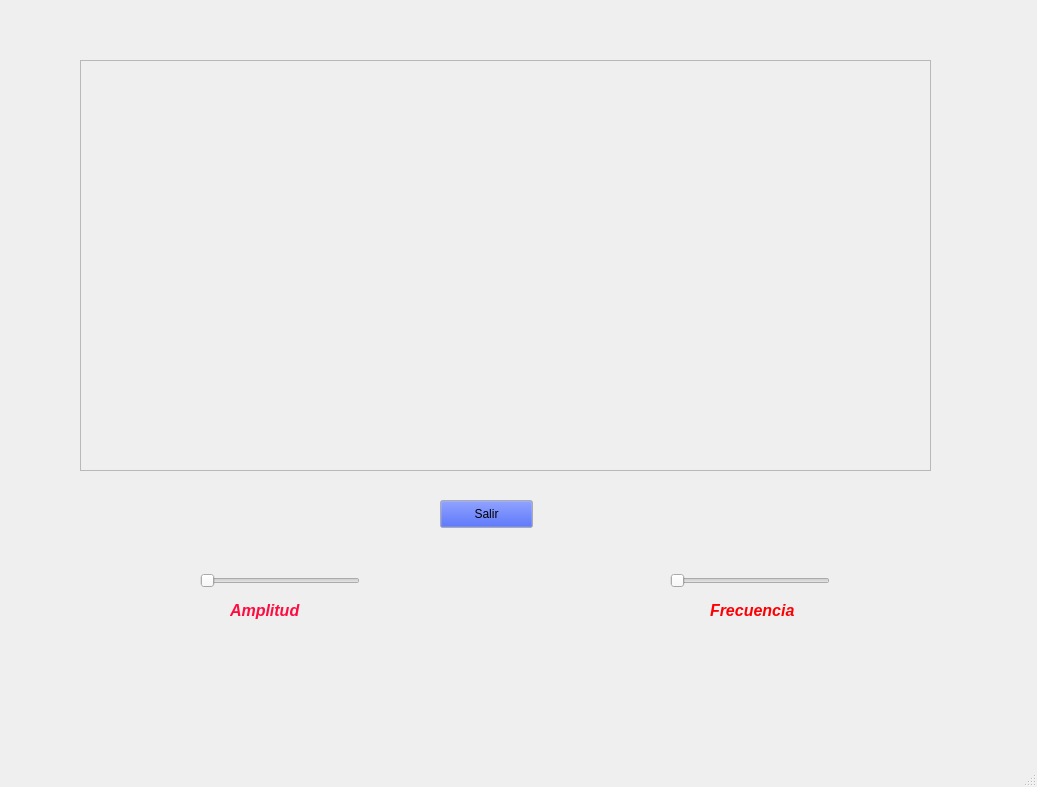
<?xml version="1.0" encoding="UTF-8"?>
<ui version="4.0">
 <class>MainWindow</class>
 <widget class="QMainWindow" name="MainWindow">
  <property name="geometry">
   <rect>
    <x>0</x>
    <y>0</y>
    <width>1037</width>
    <height>787</height>
   </rect>
  </property>
  <property name="windowTitle">
   <string>MainWindow</string>
  </property>
  <widget class="QWidget" name="centralwidget">
   <widget class="QSlider" name="Amplitud">
    <property name="geometry">
     <rect>
      <x>200</x>
      <y>570</y>
      <width>160</width>
      <height>22</height>
     </rect>
    </property>
    <property name="orientation">
     <enum>Qt::Horizontal</enum>
    </property>
   </widget>
   <widget class="QSlider" name="Frecuencia">
    <property name="geometry">
     <rect>
      <x>670</x>
      <y>570</y>
      <width>160</width>
      <height>22</height>
     </rect>
    </property>
    <property name="orientation">
     <enum>Qt::Horizontal</enum>
    </property>
   </widget>
   <widget class="QLabel" name="label">
    <property name="geometry">
     <rect>
      <x>710</x>
      <y>600</y>
      <width>111</width>
      <height>21</height>
     </rect>
    </property>
    <property name="palette">
     <palette>
      <active>
       <colorrole role="WindowText">
        <brush brushstyle="SolidPattern">
         <color alpha="255">
          <red>253</red>
          <green>0</green>
          <blue>4</blue>
         </color>
        </brush>
       </colorrole>
      </active>
      <inactive>
       <colorrole role="WindowText">
        <brush brushstyle="SolidPattern">
         <color alpha="255">
          <red>253</red>
          <green>0</green>
          <blue>4</blue>
         </color>
        </brush>
       </colorrole>
      </inactive>
      <disabled>
       <colorrole role="WindowText">
        <brush brushstyle="SolidPattern">
         <color alpha="255">
          <red>120</red>
          <green>120</green>
          <blue>120</blue>
         </color>
        </brush>
       </colorrole>
      </disabled>
     </palette>
    </property>
    <property name="font">
     <font>
      <pointsize>12</pointsize>
      <weight>75</weight>
      <italic>true</italic>
      <bold>true</bold>
     </font>
    </property>
    <property name="text">
     <string>Frecuencia</string>
    </property>
   </widget>
   <widget class="QLabel" name="label_2">
    <property name="geometry">
     <rect>
      <x>230</x>
      <y>600</y>
      <width>101</width>
      <height>20</height>
     </rect>
    </property>
    <property name="palette">
     <palette>
      <active>
       <colorrole role="WindowText">
        <brush brushstyle="SolidPattern">
         <color alpha="255">
          <red>255</red>
          <green>12</green>
          <blue>64</blue>
         </color>
        </brush>
       </colorrole>
      </active>
      <inactive>
       <colorrole role="WindowText">
        <brush brushstyle="SolidPattern">
         <color alpha="255">
          <red>255</red>
          <green>12</green>
          <blue>64</blue>
         </color>
        </brush>
       </colorrole>
      </inactive>
      <disabled>
       <colorrole role="WindowText">
        <brush brushstyle="SolidPattern">
         <color alpha="255">
          <red>120</red>
          <green>120</green>
          <blue>120</blue>
         </color>
        </brush>
       </colorrole>
      </disabled>
     </palette>
    </property>
    <property name="font">
     <font>
      <pointsize>12</pointsize>
      <weight>75</weight>
      <italic>true</italic>
      <bold>true</bold>
     </font>
    </property>
    <property name="text">
     <string>Amplitud</string>
    </property>
   </widget>
   <widget class="QFrame" name="frame">
    <property name="geometry">
     <rect>
      <x>80</x>
      <y>60</y>
      <width>851</width>
      <height>411</height>
     </rect>
    </property>
    <property name="frameShape">
     <enum>QFrame::StyledPanel</enum>
    </property>
    <property name="frameShadow">
     <enum>QFrame::Raised</enum>
    </property>
    <widget class="QWidget" name="verticalLayoutWidget">
     <property name="geometry">
      <rect>
       <x>20</x>
       <y>20</y>
       <width>811</width>
       <height>371</height>
      </rect>
     </property>
     <layout class="QVBoxLayout" name="verticalLayout"/>
    </widget>
   </widget>
   <widget class="QPushButton" name="salir">
    <property name="geometry">
     <rect>
      <x>440</x>
      <y>500</y>
      <width>93</width>
      <height>28</height>
     </rect>
    </property>
    <property name="palette">
     <palette>
      <active>
       <colorrole role="Button">
        <brush brushstyle="SolidPattern">
         <color alpha="255">
          <red>14</red>
          <green>48</green>
          <blue>240</blue>
         </color>
        </brush>
       </colorrole>
      </active>
      <inactive>
       <colorrole role="Button">
        <brush brushstyle="SolidPattern">
         <color alpha="255">
          <red>14</red>
          <green>48</green>
          <blue>240</blue>
         </color>
        </brush>
       </colorrole>
      </inactive>
      <disabled>
       <colorrole role="Button">
        <brush brushstyle="SolidPattern">
         <color alpha="255">
          <red>14</red>
          <green>48</green>
          <blue>240</blue>
         </color>
        </brush>
       </colorrole>
      </disabled>
     </palette>
    </property>
    <property name="text">
     <string>Salir</string>
    </property>
   </widget>
  </widget>
  <widget class="QMenuBar" name="menubar">
   <property name="geometry">
    <rect>
     <x>0</x>
     <y>0</y>
     <width>1037</width>
     <height>26</height>
    </rect>
   </property>
  </widget>
  <widget class="QStatusBar" name="statusbar"/>
 </widget>
 <resources/>
 <connections/>
</ui>
